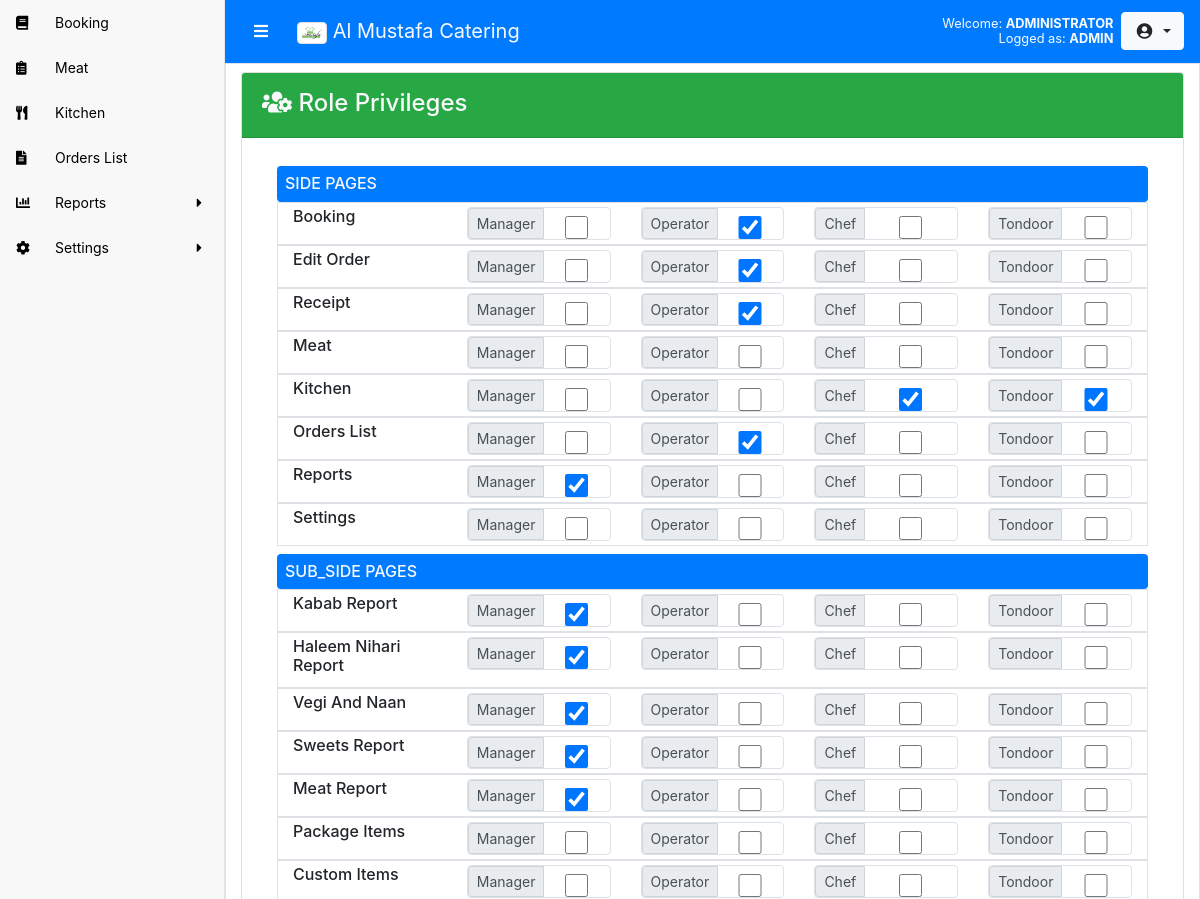
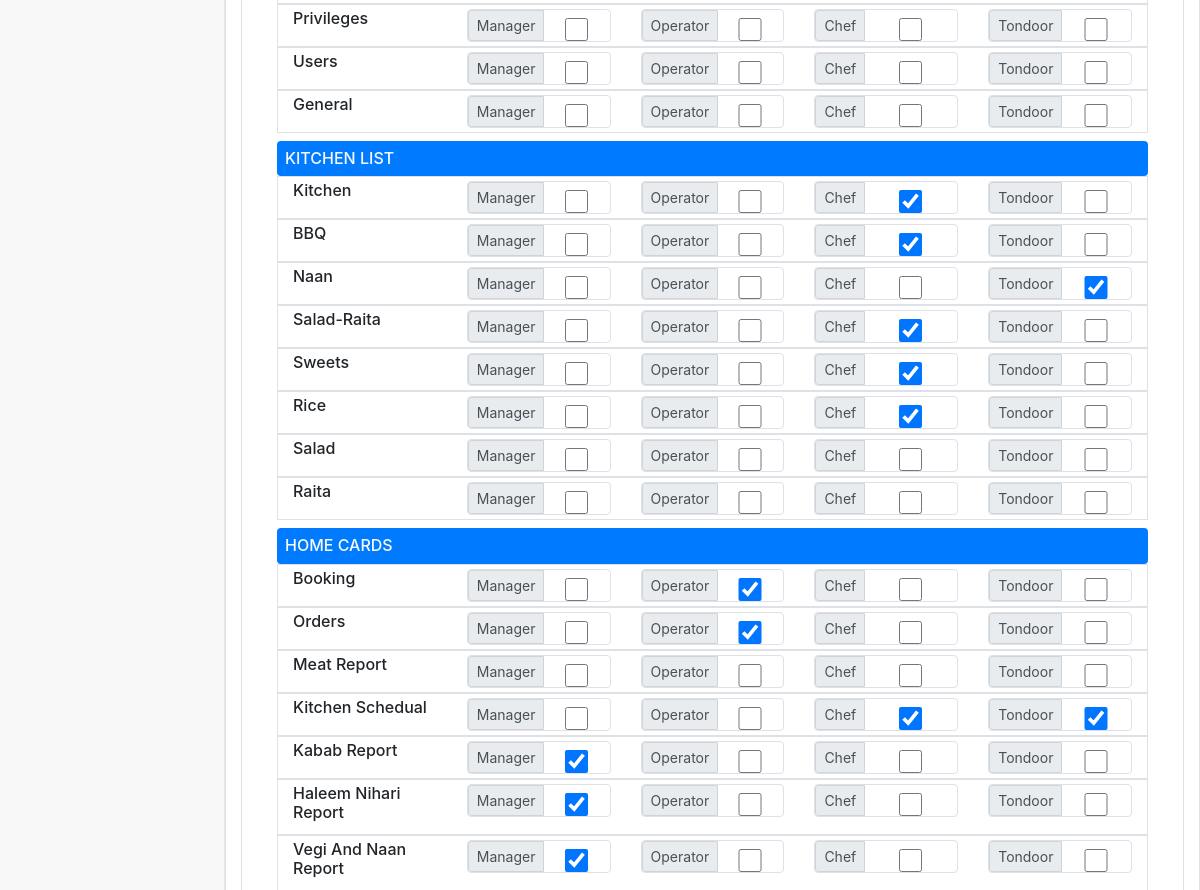
Page /setting_privileges.php (signed in, upper part) on the earlier database version (2 pictures, top to bottom).
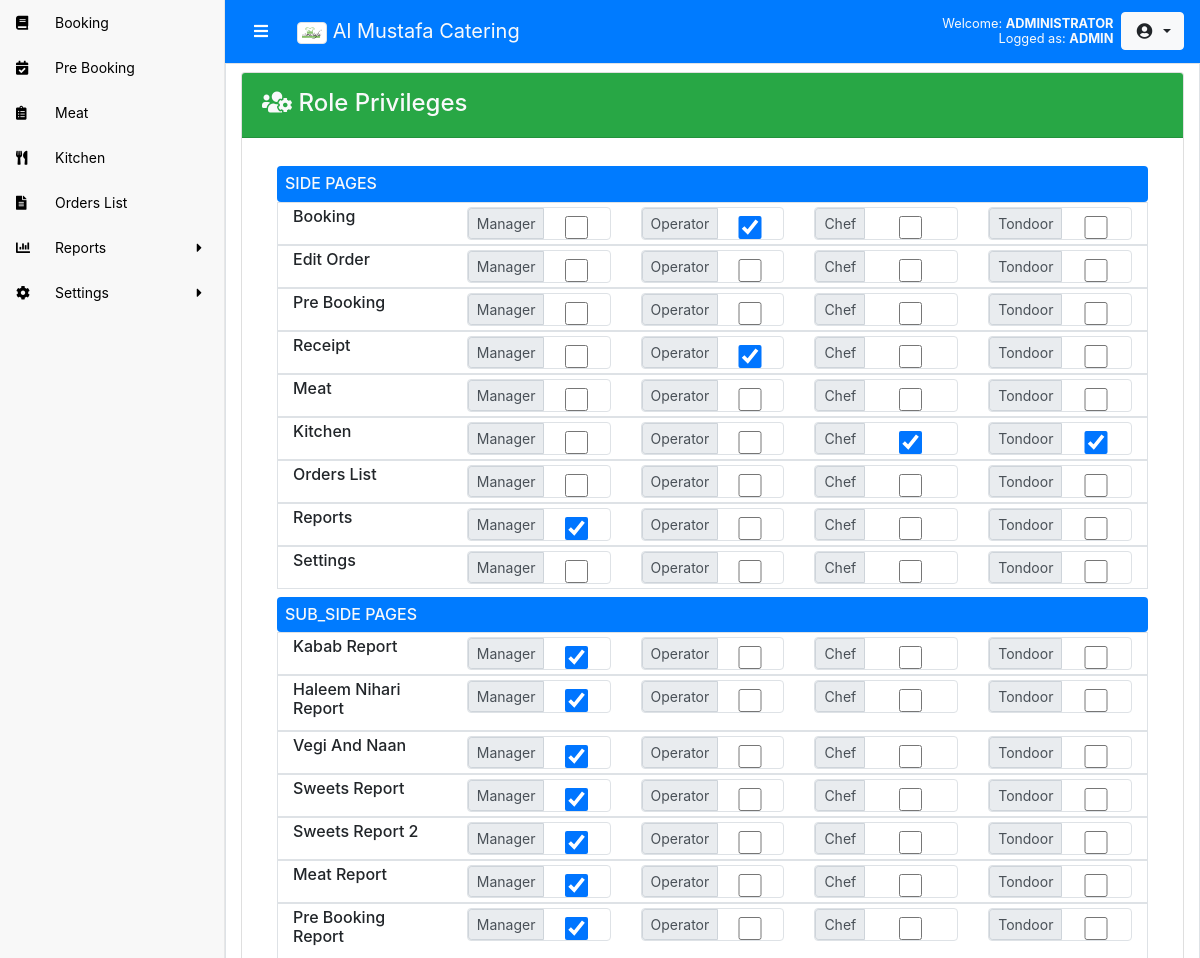
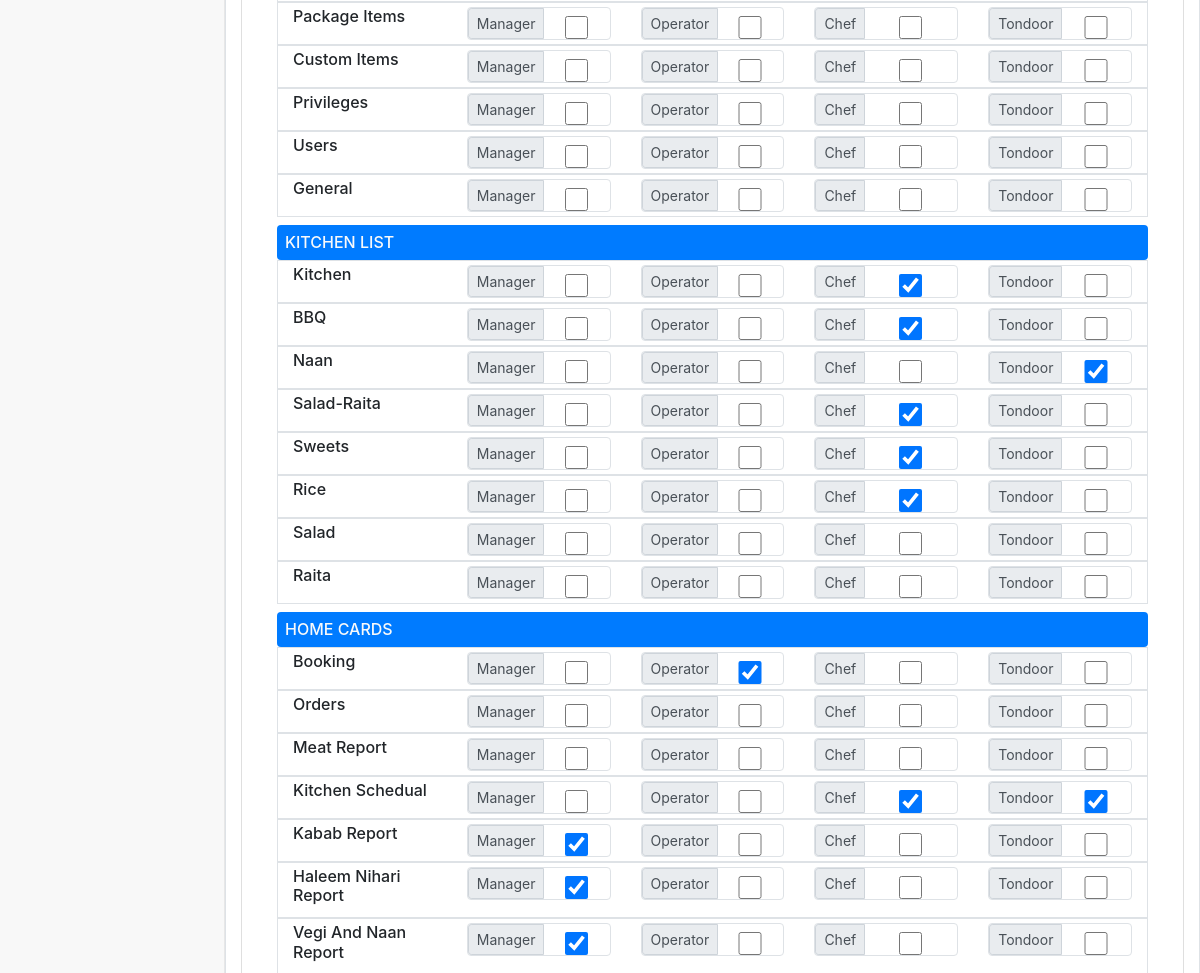
Same page on the later database version (2 pictures, top to bottom).
### tables this page shows
CREATE TABLE `sidebar` (
  `id` int(10) NOT NULL,
  `name` varchar(50) DEFAULT NULL,
  `admin` tinyint(4) DEFAULT NULL,
  `operator` tinyint(4) DEFAULT NULL,
  `chef` tinyint(4) DEFAULT NULL,
  `tandoor` tinyint(4) DEFAULT NULL,
  `manager` tinyint(4) DEFAULT NULL,
  `link` varchar(50) DEFAULT NULL,
  `allow` tinyint(4) DEFAULT NULL,
  `icon` varchar(50) DEFAULT NULL,
  `submenu` tinyint(4) DEFAULT NULL,
  `super` tinyint(3) UNSIGNED NOT NULL DEFAULT 0
);

CREATE TABLE `sub_sidebar` (
  `id` int(11) NOT NULL,
  `main` int(11) NOT NULL,
  `name` varchar(50) DEFAULT NULL,
  `admin` tinyint(4) DEFAULT NULL,
  `operator` tinyint(4) DEFAULT NULL,
  `chef` tinyint(4) DEFAULT NULL,
  `tandoor` tinyint(4) DEFAULT NULL,
  `manager` tinyint(4) DEFAULT NULL,
  `allow` tinyint(4) DEFAULT NULL,
  `link` varchar(50) DEFAULT NULL,
  `icon` varchar(50) DEFAULT NULL
);

CREATE TABLE `kitchen_list` (
  `id` smallint(11) UNSIGNED NOT NULL,
  `name` varchar(25) DEFAULT NULL,
  `admin` tinyint(4) NOT NULL,
  `operator` tinyint(4) DEFAULT NULL,
  `chef` tinyint(4) NOT NULL,
  `tandoor` tinyint(4) NOT NULL,
  `manager` tinyint(4) NOT NULL,
  `allow` tinyint(4) NOT NULL,
  `custom` tinyint(4) DEFAULT NULL,
  `list` smallint(5) UNSIGNED DEFAULT NULL,
  `rank` tinyint(3) UNSIGNED DEFAULT NULL,
  `fun` int(11) DEFAULT NULL
);

CREATE TABLE `home_cards` (
  `id` int(11) NOT NULL,
  `name` varchar(50) DEFAULT NULL,
  `title` varchar(50) DEFAULT NULL,
  `admin` tinyint(4) DEFAULT NULL,
  `operator` tinyint(4) DEFAULT NULL,
  `manager` tinyint(4) DEFAULT NULL,
  `chef` tinyint(4) DEFAULT NULL,
  `tandoor` tinyint(4) DEFAULT NULL,
  `icon` varchar(50) DEFAULT NULL,
  `bg` varchar(25) DEFAULT NULL,
  `link` varchar(50) DEFAULT NULL,
  `text` varchar(100) DEFAULT NULL
);

### inc/build.php (called while the page is built, shortened)
<?php
	$sb=1;
	function q($qry){	if($rs=mysqli_query($GLOBALS['conn'], $qry)){return $rs;	}else{	die("<b>Die:</b>".$qry);	}}
function chk($v,$i=1){
	if($v==$i) return "checked='checked'";
 }
?>

### setting_privileges.php (the view, shortened to what the changed rows need)
<?php include "inc/top.php"; ?>
<div class="container-fluid border">
	<div class="card mt-2">
		<div class="card-body">
			<div class="row m-0 my-2">
				<div class="col-md-12">
					<?php $rs = q("select * from sidebar where super!=1");
					while($r = mysqli_fetch_array($rs)){ ?>
					<div class="row border m-0 py-1">
						<div class="col">
							<h6 class=""><?=$r['name']?></h6>
						</div>
						<div class="col">
							<div class="input-group input-group-sm border rounded">
								<div class="input-group-prepend">
								    <span class="input-group-text">Manager</span>
								</div>
								<input type="checkbox" id="manager<?=$r['id']?>" value="<?=$r['manager']?>" data-id="<?=$r['id']?>" data-clm="manager" class="form-control mt-2" data-tbl="sidebar" onchange="update_privileges(this)" <?=chk($r['manager']); ?>>
							</div>
						</div>
						<div class="col">
							<div class="input-group input-group-sm border rounded">
								<div class="input-group-prepend">
								    <span class="input-group-text">Operator</span>
								</div>
								<input type="checkbox" id="operator<?=$r['id']?>" value="<?=$r['operator']?>" data-id="<?=$r['id']?>" data-clm="operator" class="form-control mt-2" data-tbl="sidebar" onchange="update_privileges(this)" <?=chk($r['operator']); ?>>
							</div>
						</div>
						<div class="col">
							<div class="input-group input-group-sm border rounded">
								<div class="input-group-prepend">
								    <span class="input-group-text">Chef</span>
								</div>
								<input type="checkbox" id="chef<?=$r['id']?>" value="<?=$r['chef']?>" data-id="<?=$r['id']?>" data-clm="chef" class="form-control mt-2" data-tbl="sidebar" onchange="update_privileges(this)" <?=chk($r['chef']); ?>>
							</div>
						</div>
						<div class="col">
							<div class="input-group input-group-sm border rounded">
								<div class="input-group-prepend">
								    <span class="input-group-text">Tondoor</span>
								</div>
								<input type="checkbox" id="tandoor<?=$r['id']?>" value="<?=$r['tandoor']?>" data-id="<?=$r['id']?>" data-clm="tandoor" class="form-control mt-2" data-tbl="sidebar" onchange="update_privileges(this)" <?=chk($r['tandoor']); ?>>
							</div>
						</div>
					</div>
					<?php } ?>
				</div>
			</div>
			<div class="row m-0 my-2">
				<div class="col-md-12">
					<?php $rs = q("select * from sub_sidebar");
					while($r = mysqli_fetch_array($rs)){ ?>
					<div class="row border m-0 py-1">
						<div class="col">
							<h6 class=""><?=$r['name']?></h6>
						</div>
						<div class="col">
							<div class="input-group input-group-sm border rounded">
								<div class="input-group-prepend">
								    <span class="input-group-text">Manager</span>
								</div>
								<input type="checkbox" id="manager<?=$r['id']?>" value="<?=$r['manager']?>" data-id="<?=$r['id']?>" data-clm="manager" class="form-control mt-2" data-tbl="sub_sidebar" onchange="update_privileges(this)" <?=chk($r['manager']); ?>>
							</div>
						</div>
						<div class="col">
							<div class="input-group input-group-sm border rounded">
								<div class="input-group-prepend">
								    <span class="input-group-text">Operator</span>
								</div>
								<input type="checkbox" id="operator<?=$r['id']?>" value="<?=$r['operator']?>" data-id="<?=$r['id']?>" data-clm="operator" class="form-control mt-2" data-tbl="sub_sidebar" onchange="update_privileges(this)" <?=chk($r['operator']); ?>>
							</div>
						</div>
						<div class="col">
							<div class="input-group input-group-sm border rounded">
								<div class="input-group-prepend">
								    <span class="input-group-text">Chef</span>
								</div>
								<input type="checkbox" id="chef<?=$r['id']?>" value="<?=$r['chef']?>" data-id="<?=$r['id']?>" data-clm="chef" class="form-control mt-2" data-tbl="sub_sidebar" onchange="update_privileges(this)" <?=chk($r['chef']); ?>>
							</div>
						</div>
						<div class="col">
							<div class="input-group input-group-sm border rounded">
								<div class="input-group-prepend">
								    <span class="input-group-text">Tondoor</span>
								</div>
								<input type="checkbox" id="tandoor<?=$r['id']?>" value="<?=$r['tandoor']?>" data-id="<?=$r['id']?>" data-clm="tandoor" class="form-control mt-2" data-tbl="sub_sidebar" onchange="update_privileges(this)" <?=chk($r['tandoor']); ?>>
							</div>
						</div>
					</div>
					<?php } ?>
				</div>
			</div>
			<div class="row m-0 my-2">
				<div class="col-md-12">
					<?php $rs = q("select * from kitchen_list");
					while($r = mysqli_fetch_array($rs)){ ?>
					<div class="row border m-0 py-1">
						<div class="col">
							<h6 class=""><?=$r['name']?></h6>
						</div>
						<div class="col">
							<div class="input-group input-group-sm border rounded">
								<div class="input-group-prepend">
								    <span class="input-group-text">Manager</span>
								</div>
								<input type="checkbox" id="manager<?=$r['id']?>" value="<?=$r['manager']?>" data-id="<?=$r['id']?>" data-clm="manager" class="form-control mt-2" data-tbl="kitchen_list" onchange="update_privileges(this)" <?=chk($r['manager']); ?>>
							</div>
						</div>
						<div class="col">
							<div class="input-group input-group-sm border rounded">
								<div class="input-group-prepend">
								    <span class="input-group-text">Operator</span>
								</div>
								<input type="checkbox" id="operator<?=$r['id']?>" value="<?=$r['operator']?>" data-id="<?=$r['id']?>" data-clm="operator" class="form-control mt-2" data-tbl="kitchen_list" onchange="update_privileges(this)" <?=chk($r['operator']); ?>>
							</div>
						</div>
						<div class="col">
							<div class="input-group input-group-sm border rounded">
								<div class="input-group-prepend">
								    <span class="input-group-text">Chef</span>
								</div>
								<input type="checkbox" id="chef<?=$r['id']?>" value="<?=$r['chef']?>" data-id="<?=$r['id']?>" data-clm="chef" class="form-control mt-2" data-tbl="kitchen_list" onchange="update_privileges(this)" <?=chk($r['chef']); ?>>
							</div>
						</div>
						<div class="col">
							<div class="input-group input-group-sm border rounded">
								<div class="input-group-prepend">
								    <span class="input-group-text">Tondoor</span>
								</div>
								<input type="checkbox" id="tandoor<?=$r['id']?>" value="<?=$r['tandoor']?>" data-id="<?=$r['id']?>" data-clm="tandoor" class="form-control mt-2" data-tbl="kitchen_list" onchange="update_privileges(this)" <?=chk($r['tandoor']); ?>>
							</div>
						</div>
					</div>
					<?php } ?>
				</div>
			</div>
			<div class="row m-0 my-2">
				<div class="col-md-12">
					<?php $rs = q("select * from home_cards");
					while($r = mysqli_fetch_array($rs)){ ?>
					<div class="row border m-0 py-1">
						<div class="col">
							<h6 class=""><?=$r['name']?></h6>
						</div>
						<div class="col">
							<div class="input-group input-group-sm border rounded">
								<div class="input-group-prepend">
								    <span class="input-group-text">Manager</span>
								</div>
								<input type="checkbox" id="manager<?=$r['id']?>" value="<?=$r['manager']?>" data-id="<?=$r['id']?>" data-clm="manager" class="form-control mt-2" data-tbl="home_cards" onchange="update_privileges(this)" <?=chk($r['manager']); ?>>
							</div>
						</div>
						<div class="col">
							<div class="input-group input-group-sm border rounded">
								<div class="input-group-prepend">
								    <span class="input-group-text">Operator</span>
								</div>
								<input type="checkbox" id="operator<?=$r['id']?>" value="<?=$r['operator']?>" data-id="<?=$r['id']?>" data-clm="operator" class="form-control mt-2" data-tbl="home_cards" onchange="update_privileges(this)" <?=chk($r['operator']); ?>>
							</div>
						</div>
						<div class="col">
							<div class="input-group input-group-sm border rounded">
								<div class="input-group-prepend">
								    <span class="input-group-text">Chef</span>
								</div>
								<input type="checkbox" id="chef<?=$r['id']?>" value="<?=$r['chef']?>" data-id="<?=$r['id']?>" data-clm="chef" class="form-control mt-2" data-tbl="home_cards" onchange="update_privileges(this)" <?=chk($r['chef']); ?>>
							</div>
						</div>
						<div class="col">
							<div class="input-group input-group-sm border rounded">
								<div class="input-group-prepend">
								    <span class="input-group-text">Tondoor</span>
								</div>
								<input type="checkbox" id="tandoor<?=$r['id']?>" value="<?=$r['tandoor']?>" data-id="<?=$r['id']?>" data-clm="tandoor" class="form-control mt-2" data-tbl="home_cards" onchange="update_privileges(this)" <?=chk($r['tandoor']); ?>>
							</div>
						</div>
					</div>
					<?php } ?>
				</div>
			</div>
		</div>
	</div>
</div>
<?php include "inc/btm.php"; ?>

### inc/sidebar.php (shortened to what the changed rows need)
<div id="sidebar-wrapper" class="d-print-none <?php if(!$sb) echo 'sidebar-toggled'; ?>">
    <aside id="sidebar">
        <ul id="sidemenu" class="sidebar-nav">
            <?php $sbrs = q("select * from sidebar where {$type}=1 and allow=1");
            while($sb = mysqli_fetch_array($sbrs)){ ?>
            <li>
                <?php if ($sb['submenu']) { ?>
                <a class="accordion-toggle collapsed toggle-switch" data-toggle="collapse" href="#<?=$sb['link']?>">
               <?php }else{ ?>
                <a href="<?=$sb['link']?>">
               <?php } ?>
                    <span class="sidebar-icon"><i class="<?=$sb['icon']?>" aria-hidden="true"></i></span>
                    <span class="sidebar-title"><?=$sb['name']?></span>
                    <?php if ($sb['submenu']) { ?>
                        <i class="fa fa-caret-right caret"></i>
                   <?php } ?>
                </a>
            </li>
           <?php } ?>
        </ul>
    </aside>
</div>

Differences in the rows shown:
added sidebar: name "Pre Booking"
changed sidebar "Orders List": id "☑" → "☐"
changed sidebar "Edit Order": id "☑" → "☐"
added sub_sidebar: name "Sweets Report 2"
added sub_sidebar: name "Pre Booking Report"
changed home_cards "Orders": id "☑" → "☐"
